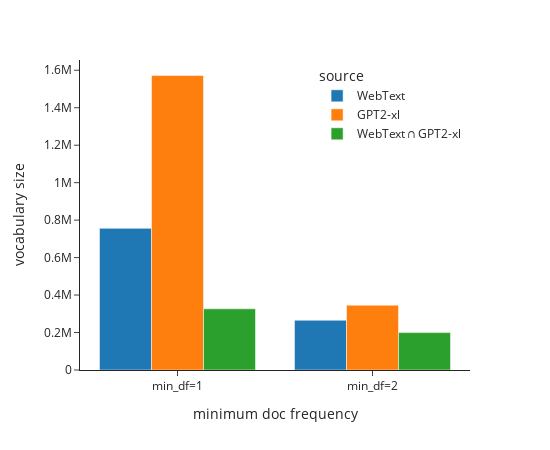

The notebook cell this image was saved under:
### Code cell
import plotly.express as px

px.defaults.template = "simple_white"
fig = px.bar(df_features_stats_2, x='minimum doc frequency', color='source', y='vocabulary size', barmode='group',
            color_discrete_sequence=px.colors.qualitative.D3, width=550, height=450)
fig.update_layout(legend=dict(
    yanchor="top",
    y=0.99,
    xanchor="right",
    x=0.99
))
fig.show()

### Figure 1 — Plotly figure (JSON) as saved in the notebook; plotly's stock layout.template omitted (floating-point values rounded to 4 significant figures)
{"data": [{"alignmentgroup": "True", "hovertemplate": "source=WebText<br>minimum doc frequency=%{x}<br>vocabulary size=%{y}<extra></extra>", "legendgroup": "WebText", "marker": {"color": "#1F77B4", "pattern": {"shape": ""}}, "name": "WebText", "offsetgroup": "WebText", "orientation": "v", "showlegend": true, "textposition": "auto", "type": "bar", "x": ["min_df=1", "min_df=2"], "xaxis": "x", "y": [755966, 265616], "yaxis": "y"}, {"alignmentgroup": "True", "hovertemplate": "source=GPT2-xl<br>minimum doc frequency=%{x}<br>vocabulary size=%{y}<extra></extra>", "legendgroup": "GPT2-xl", "marker": {"color": "#FF7F0E", "pattern": {"shape": ""}}, "name": "GPT2-xl", "offsetgroup": "GPT2-xl", "orientation": "v", "showlegend": true, "textposition": "auto", "type": "bar", "x": ["min_df=1", "min_df=2"], "xaxis": "x", "y": [1571962, 345980], "yaxis": "y"}, {"alignmentgroup": "True", "hovertemplate": "source=WebText ∩ GPT2-xl<br>minimum doc frequency=%{x}<br>vocabulary size=%{y}<extra></extra>", "legendgroup": "WebText ∩ GPT2-xl", "marker": {"color": "#2CA02C", "pattern": {"shape": ""}}, "name": "WebText ∩ GPT2-xl", "offsetgroup": "WebText ∩ GPT2-xl", "orientation": "v", "showlegend": true, "textposition": "auto", "type": "bar", "x": ["min_df=1", "min_df=2"], "xaxis": "x", "y": [326689, 199511], "yaxis": "y"}], "layout": {"barmode": "group", "height": 450, "legend": {"title": {"text": "source"}, "tracegroupgap": 0, "x": 0.99, "xanchor": "right", "y": 0.99, "yanchor": "top"}, "margin": {"t": 60}, "width": 550, "xaxis": {"anchor": "y", "domain": [0, 1], "title": {"text": "minimum doc frequency"}}, "yaxis": {"anchor": "x", "domain": [0, 1], "title": {"text": "vocabulary size"}}}}
